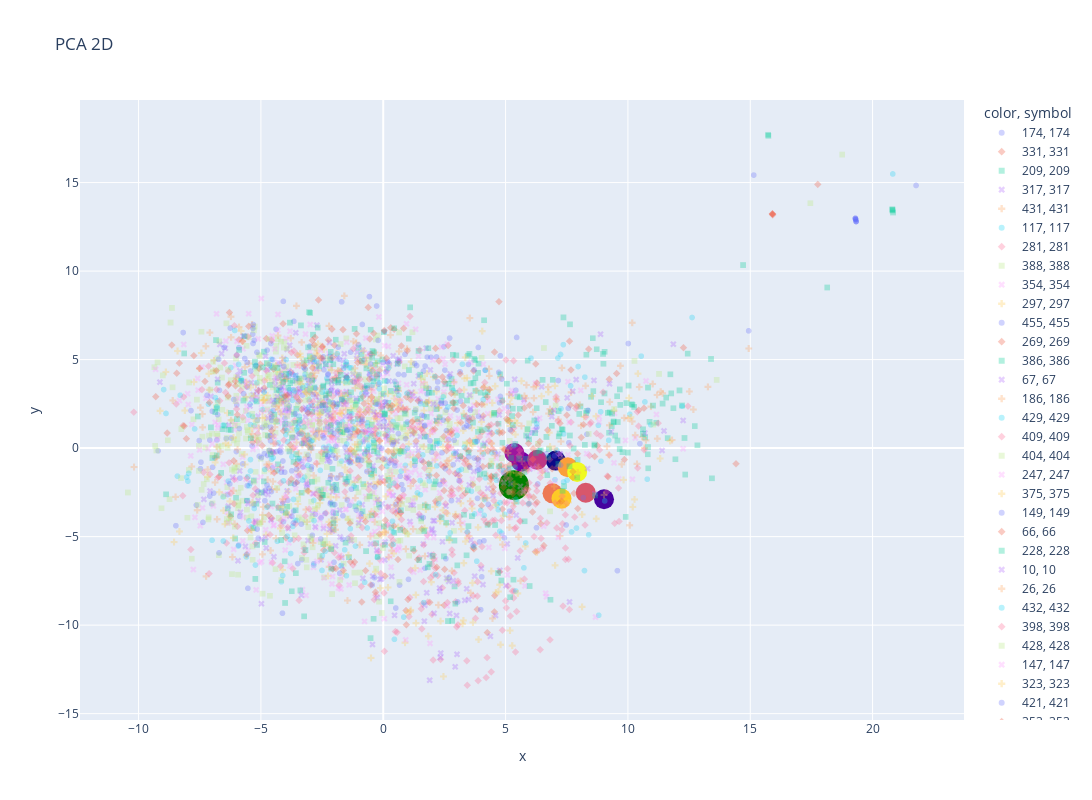

Here is the notebook cell this chart was saved with:
### Markdown cell above
#### Dimensionallity reduction

We used two methods to reduce the dimensionality of the data, Principal Component Analysis (PCA), and t-Distributed Stochastic Neighbor Embedding (t-SNE).
* **PCA** (essentially) maps data onto a plane of a lower dimension, preserving the distances between the datapoints. The orientation of the lower dimensional plane is chosen to reflect the structure of the higher dimensional data.

* **t-SNE** is a non-linear algorithm which considers the similarity of different objects, and uses this to decide on their distance in the 2D (or 3D) plane. A probability distribution (where similar objects have a high chance of being picked) is used to gauge the similarity of objects, and then plots the points on a lower dimension so that the probability distribution is similar to in the higher plane.

### Code cell
pca = PCA(n_components=2)
articles_pca = pca.fit_transform(articles_sample_std)
interest_pca = pca.transform(interest_std)
closest_articles_pca = pca.transform(closest_articles_std)


# Plot the data in the PCA space
fig = px.scatter(
    x=articles_pca[:, 0],
    y=articles_pca[:, 1],
    color=articles_sample["category_id"],
    symbol=articles_sample["category_id"],
    title="PCA 2D",
    opacity=0.3,
    width=1200,
    height=800,
)
fig.add_scatter(
    x=interest_pca[:, 0],
    y=interest_pca[:, 1],
    mode="markers",
    marker=dict(color="green", size=30),
    text=f"User interest \n user_id: {user_id} \n category_id: {interest['category_id'].iloc[0]}",
)
fig.add_scatter(
    x=closest_articles_pca[:, 0],
    y=closest_articles_pca[:, 1],
    mode="markers",
    marker=dict(color=list(range(len(closest_articles_pca))), size=20),
    text=[
        f"rank: {i} / article_id: {a.article_id} / category_id: {a.category_id}"
        for i, a in enumerate(closest_articles.itertuples())
    ],
)
fig.show()
